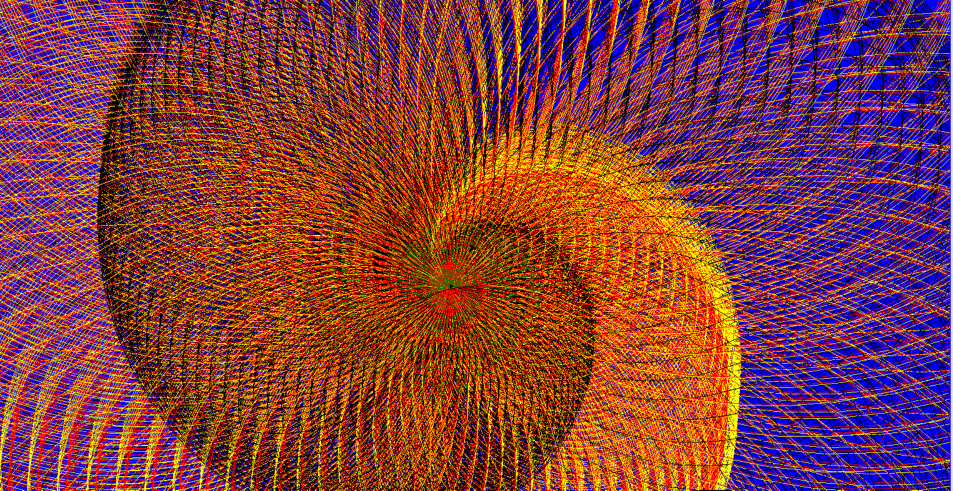
#> input picture Recursion Visulaizer/chaostest/Simul1.PNG, 1906 x 981 px (shown at 1/2 size)
$ python imagecv.py
#> lines starting #> are read from the running program, lines starting #| are printed output that depends on the picture; after the words box and inside, x2 and y2 are one past the last pixel; in counts of white or black regions, pixels touching at a corner belong together
import cv2
import numpy as np
import matplotlib.pyplot as plt


img = cv2.imread('Simul1.PNG',0)
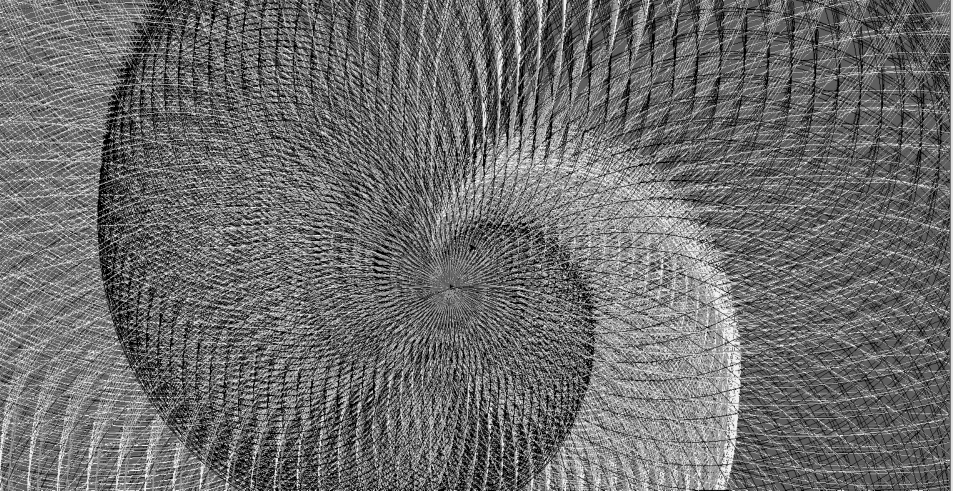
#> img: shape (981, 1906) (shown at 1/2 size); min 0, max 241, mean 108.5


# global thresholding
ret1,th1 = cv2.threshold(img,200,255,cv2.THRESH_BINARY)
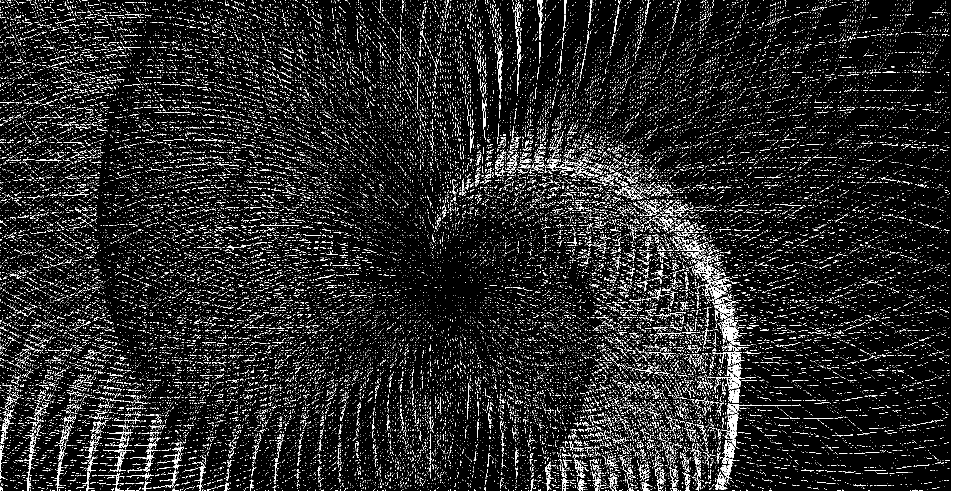
#> th1: shape (981, 1906) (shown at 1/2 size); 9.2% white in thin lines or dots


ret,thresh3= cv2.threshold(img,200,200,cv2.THRESH_TRUNC)
ret,thresh4 = cv2.threshold(img,127,255,cv2.THRESH_TOZERO)
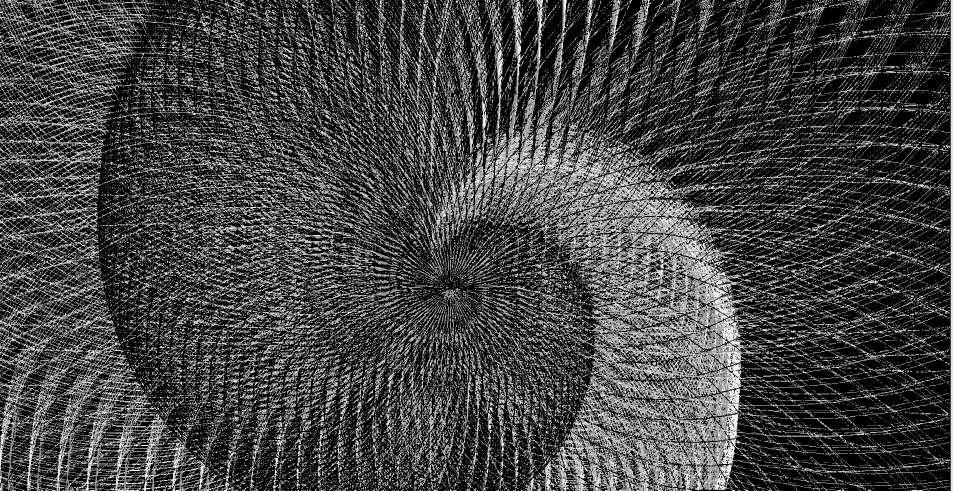
#> thresh4: shape (981, 1906) (shown at 1/2 size); min 0, max 241, mean 65.8
ret,thresh5 = cv2.threshold(img,127,255,cv2.THRESH_TOZERO_INV)
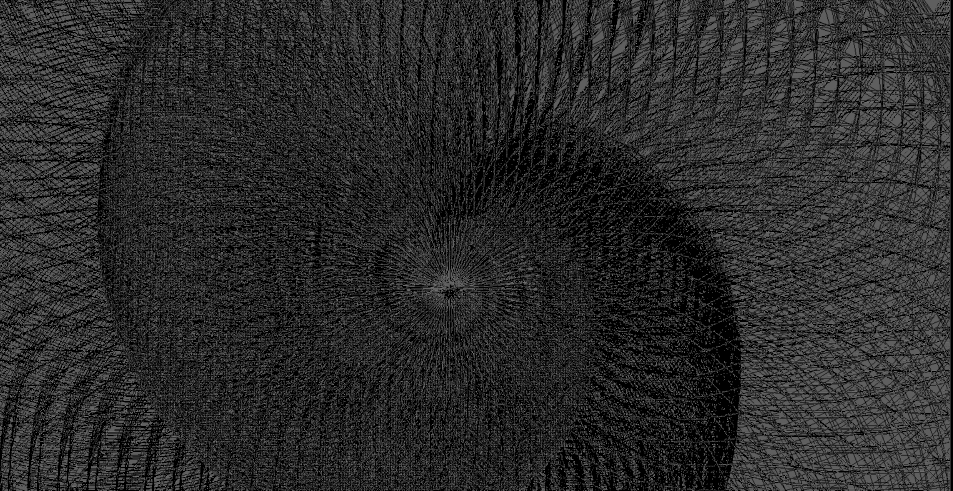
#> thresh5: shape (981, 1906) (shown at 1/2 size); min 0, max 127, mean 42.7
print("Images",img)
#> (printed output is left out)
edges = cv2.Canny(th1,2000,2000)
#> edges: shape (981, 1906); every value is 0
print("Edges",edges)
#> (printed output is left out)
rows,cols = img.shape
#> rows = 981; cols = 1906
kernel = np.ones((5,5),np.uint8)
erosion = cv2.erode(img,kernel,iterations = 10)
print(erosion)
#> (printed output is left out)
#M = np.float32([[1,0.25,100],[0.5,1,50]])
for i in range(60):
 M = cv2.getRotationMatrix2D((cols/2,rows/2),45,i)
 dst = cv2.warpAffine(thresh3,M,(cols,rows))
 cv2.imshow('img',dst)
 cv2.waitKey(123)
#> this loop made 60 passes
#> pass 2, `dst = cv2.warpAffine(thresh3,M,(cols,rows))`:
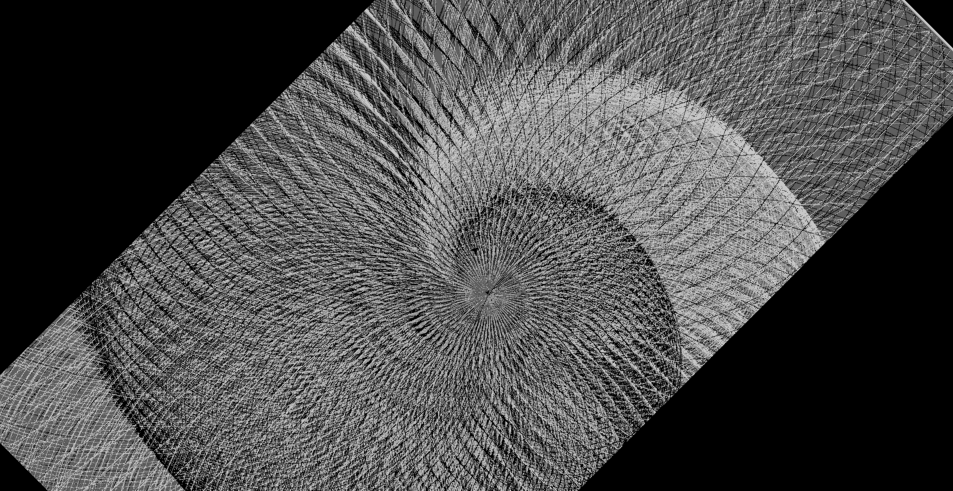
#> dst: shape (981, 1906) (shown at 1/2 size); min 0, max 200, mean 74.9
#> pass 3, `dst = cv2.warpAffine(thresh3,M,(cols,rows))`:
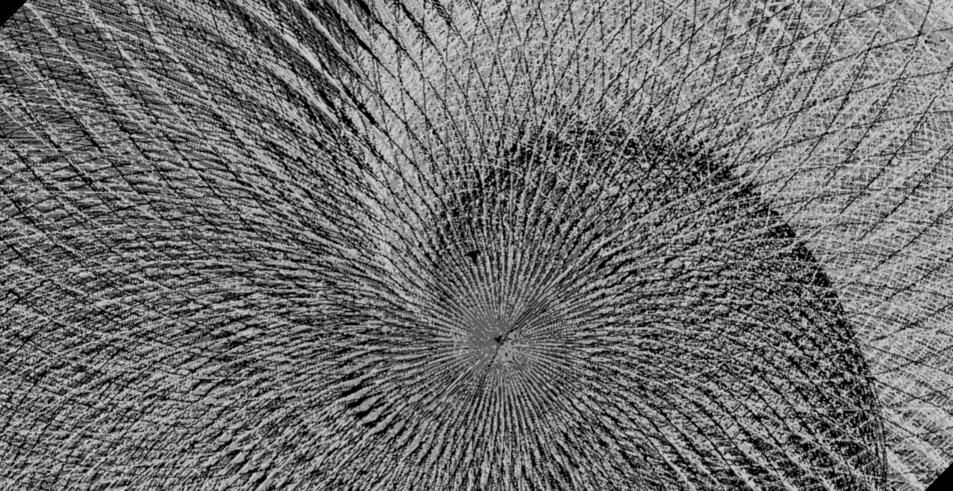
#> dst: shape (981, 1906) (shown at 1/2 size); min 0, max 200, mean 110.8

#plt.plot(th1)
#plt.imshow(th1)
print(th1.size)
#| 1869786
plt.imshow(dst,cmap = 'gray')
print("Dst Magnified",dst)
#> (printed output is left out)
plt.show()
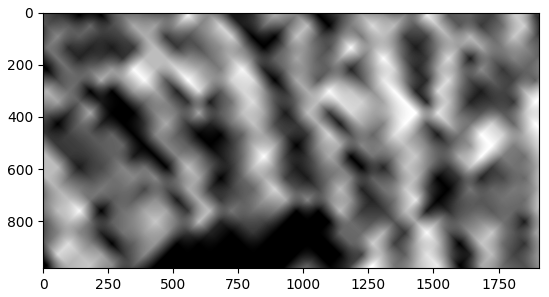
#> figure drawn by matplotlib, 1 panel
cv2.waitKey(123)

$ run again, with Recursion Visulaizer/chaostest/Simul100.PNG copied over Recursion Visulaizer/chaostest/Simul1.PNG
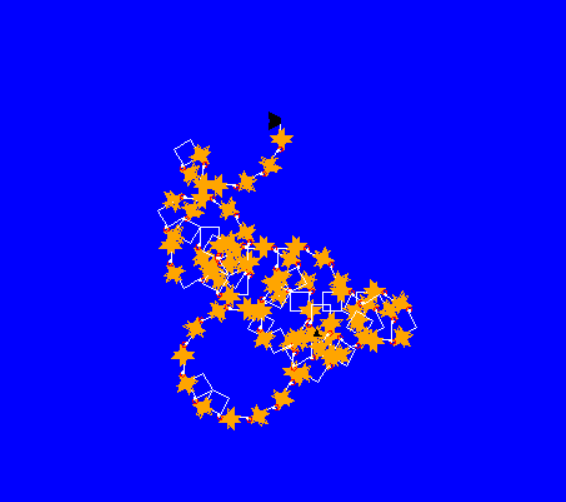
#> input picture Recursion Visulaizer/chaostest/Simul100.PNG, 566 x 502 px
#> `ret1,th1 = cv2.threshold(img,200,255,cv2.THRESH_BINARY)`:
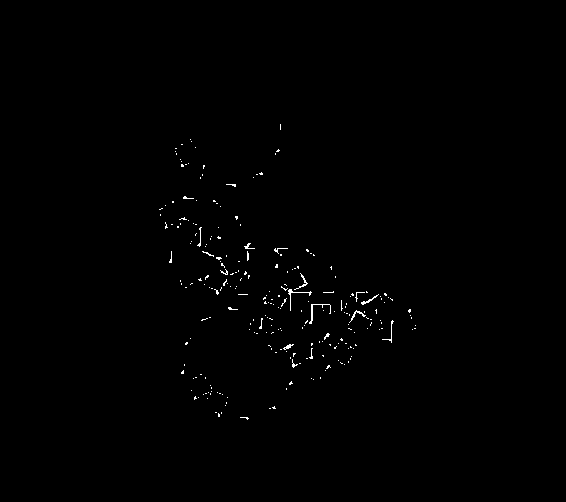
#> th1: shape (502, 566); 0.46% white in thin lines or dots, all inside (x1, y1, x2, y2) = (159, 124, 416, 420)
#> (printed output is left out)
#> edges: shape (502, 566); every value is 0
#> (printed output is left out)
#> (printed output is left out)
#| 284132
#> (printed output is left out)
#> `plt.show()`:
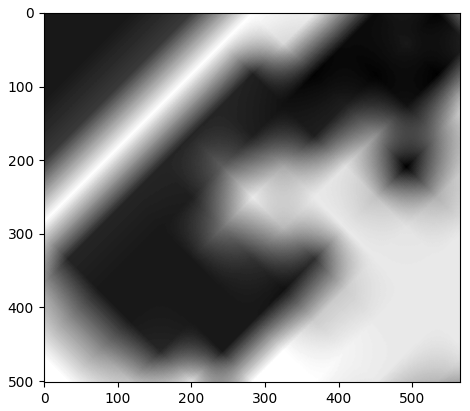
#> figure drawn by matplotlib, 1 panel

$ run again, with Recursion Visulaizer/chaostest/Simul101.PNG copied over Recursion Visulaizer/chaostest/Simul1.PNG
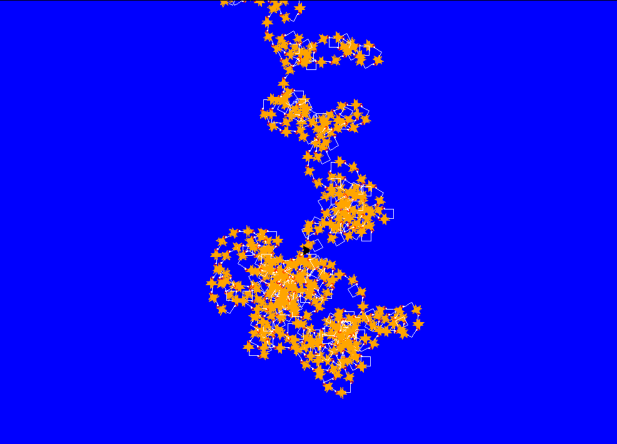
#> input picture Recursion Visulaizer/chaostest/Simul101.PNG, 1234 x 888 px (shown at 1/2 size)
#> `ret1,th1 = cv2.threshold(img,200,255,cv2.THRESH_BINARY)`:
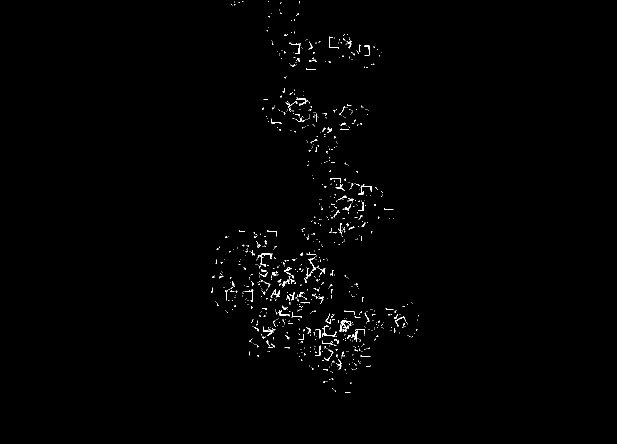
#> th1: shape (888, 1234) (shown at 1/2 size); 0.64% white in thin lines or dots, all inside (x1, y1, x2, y2) = (422, 2, 838, 786)
#> (printed output is left out)
#> edges: shape (888, 1234); every value is 0
#> (printed output is left out)
#> (printed output is left out)
#| 1095792
#> (printed output is left out)
#> `plt.show()`:
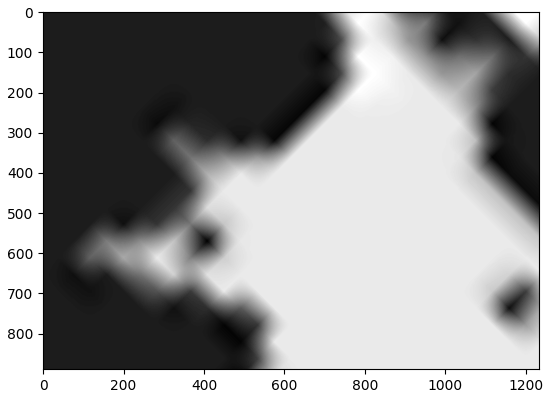
#> figure drawn by matplotlib, 1 panel

$ run again, with Recursion Visulaizer/chaostest/Simul105.PNG copied over Recursion Visulaizer/chaostest/Simul1.PNG
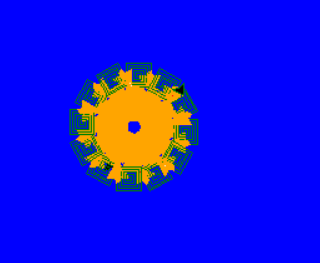
#> input picture Recursion Visulaizer/chaostest/Simul105.PNG, 320 x 263 px
#> th1: shape (263, 320); 0.01% white in thin lines or dots, all inside (x1, y1, x2, y2) = (129, 82, 166, 167)
#> (printed output is left out)
#> edges: shape (263, 320); every value is 0
#> (printed output is left out)
#> (printed output is left out)
#| 84160
#> (printed output is left out)
#> `plt.show()`:
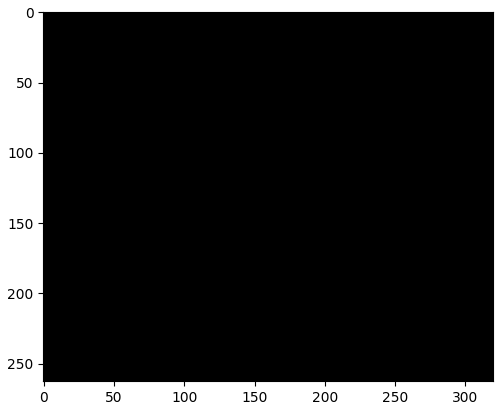
#> figure drawn by matplotlib, 1 panel
